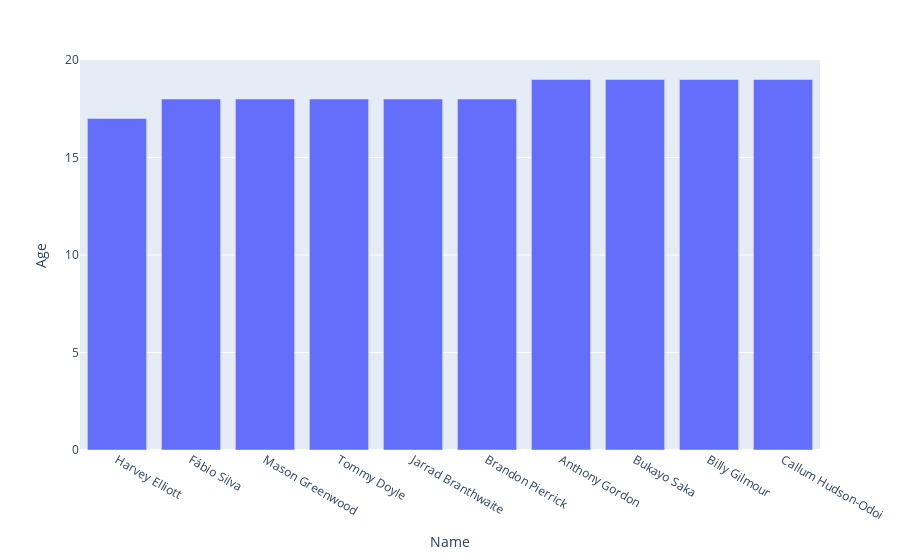

Notebook source saved alongside this figure:
### Markdown cell above
As we could expect, goalkeepers include the oldest players :) Let us also check the 10 youngest players of the league.

### Code cell
df_sorted_age = df.sort_values(by="Age", ascending=True)
fig = px.bar(df_sorted_age.head(10), x='Name', y='Age')
fig.show()

### Figure 1 — Plotly figure (JSON) as saved in the notebook; plotly's stock layout.template omitted (floating-point values rounded to 4 significant figures)
{"data": [{"alignmentgroup": "True", "hovertemplate": "Name=%{x}<br>Age=%{y}<extra></extra>", "legendgroup": "", "marker": {"color": "#636efa", "pattern": {"shape": ""}}, "name": "", "offsetgroup": "", "orientation": "v", "showlegend": false, "textposition": "auto", "type": "bar", "x": ["Harvey Elliott", "Fábio Silva", "Mason Greenwood", "Tommy Doyle", "Jarrad Branthwaite", "Brandon Pierrick", "Anthony Gordon", "Bukayo Saka", "Billy Gilmour", "Callum Hudson-Odoi"], "xaxis": "x", "y": [17, 18, 18, 18, 18, 18, 19, 19, 19, 19], "yaxis": "y"}], "layout": {"barmode": "relative", "legend": {"tracegroupgap": 0}, "margin": {"t": 60}, "xaxis": {"anchor": "y", "domain": [0, 1], "title": {"text": "Name"}}, "yaxis": {"anchor": "x", "domain": [0, 1], "title": {"text": "Age"}}}}
